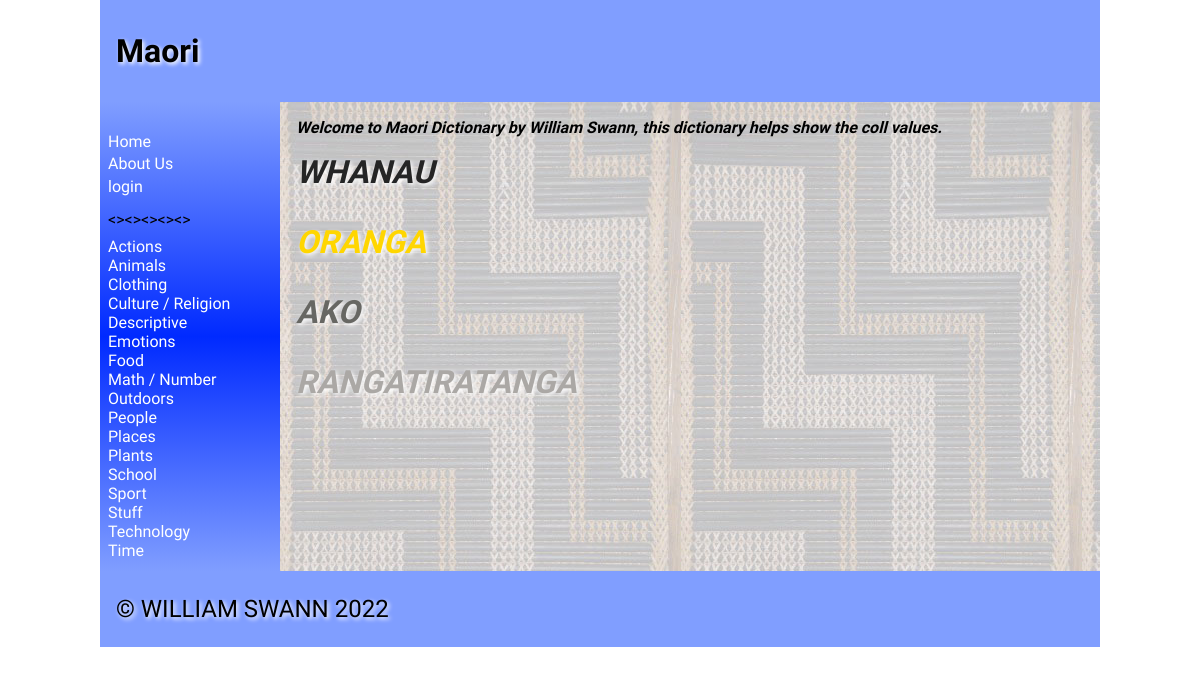
Before: / with the older database file.
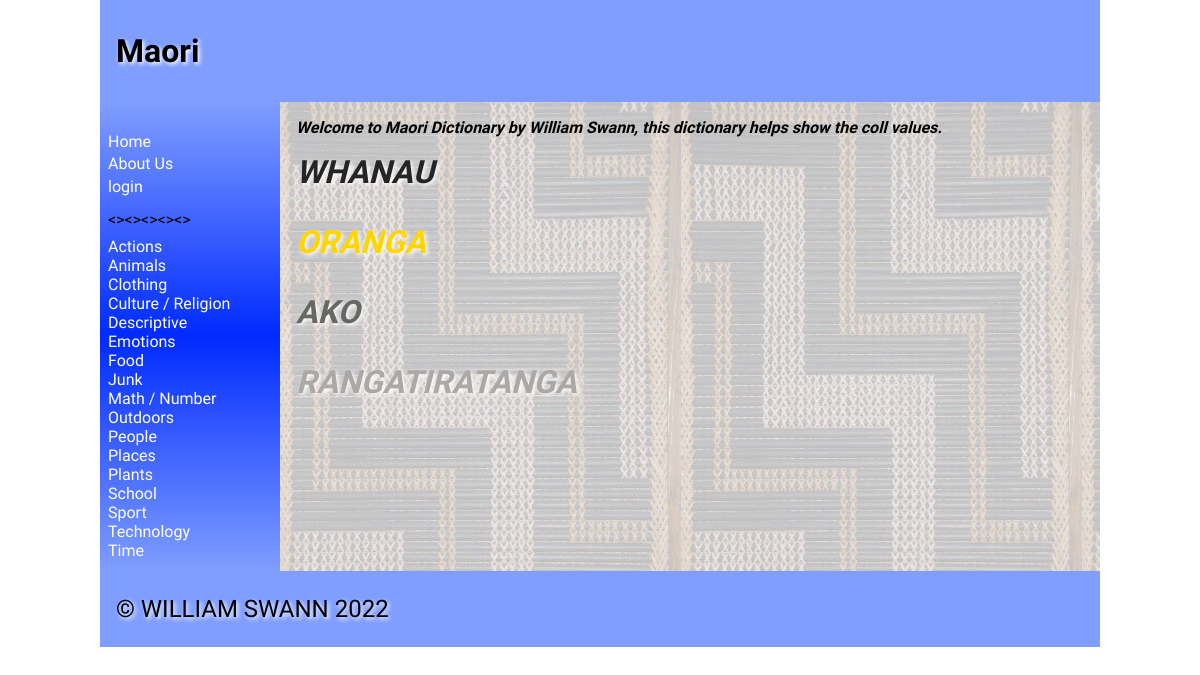
After: the same page with the newer database file.
### tables this page shows
CREATE TABLE "catalist"
(
    catali  varchar(30),
    cata_id integer
        constraint catalist_pk
            primary key autoincrement
);

### app.py (the view)
@app.route('/', methods=['GET', 'POST'])
def render_homepage():
    cata_list = sidenav1()
    return render_template('home.html', catagories=cata_list, logged_in=is_logged_in(), teacher=is_teacher())

### app.py (called while the page is built)
def create_connection(db_file):
    try:
        connection = sqlite3.connect(db_file)
        return connection
    except Error as e:
        print(e)
    return None

def sidenav1():
    con = create_connection(DB_NAME)
    query = """SELECT cata_id, catali FROM catalist ORDER BY catali"""
    cur = con.cursor()
    cur.execute(query)
    cata_list = cur.fetchall()
    con.commit()
    con.close()
    return cata_list

def is_logged_in():
    if session.get("email") is None:
        print("not logged in")
        return False
    else:
        print("logged in")
        return True

def is_teacher():
    if session.get("teacher") == "on":
        print("is Teacher")
        return True
    else:
        print("not Teacher")
        return False

### templates/home.html (shortened to what this page needs)
{% extends "base1.html" %}
{% block main %}
<strong><em>Welcome to Maori Dictionary by William Swann, this dictionary helps show the coll values. </em></strong>
<h1 style="color:#252525"><em>WHANAU</em></h1>
<h1 style="color:#ffd600"><em>ORANGA</em></h1>
<h1 style="color:#676763"><em>AKO</em></h1>
<h1 style="color:#aba8a5"><em>RANGATIRATANGA</em></h1>
{% endblock %}

### templates/base1.html (shortened to what this page needs)
<!doctype html>
<html lang="en">
<head>
	<link href="{{ url_for('static', filename='style.css') }}" rel="stylesheet">
</head>
<body>
	<div id="container">
		<header>
			<h1>Maori{% block heading %}{% endblock %}</h1>
		</header>
		<nav>
			<ul>
                <li><a href="\">Home</a></li>
            <a href="/contact">About Us</a><li>
			{% if logged_in %}
			<a href="/logout">logout</a><li>
			{% else %}
            <a href="/login">login</a><li>
			{% endif %}
				<p><><><><><></p>
			{% for catalist in catagories %}
        <div>
            <a href="/catagories/{{ catalist[0] }}">{{ catalist[1] }}</a>
        </div>
    		{% endfor %}
			</ul>
		</nav>
		<main>
            {% block main%}{% endblock %}
        </main>
		<footer>
			<p>
				&copy; WILLIAM SWANN 2022
			</p>
		</footer>
	</div>
</body>
</html>

Changed rows visible on the page:
removed catalist: catali "Stuff"
added catalist: catali "Junk"
